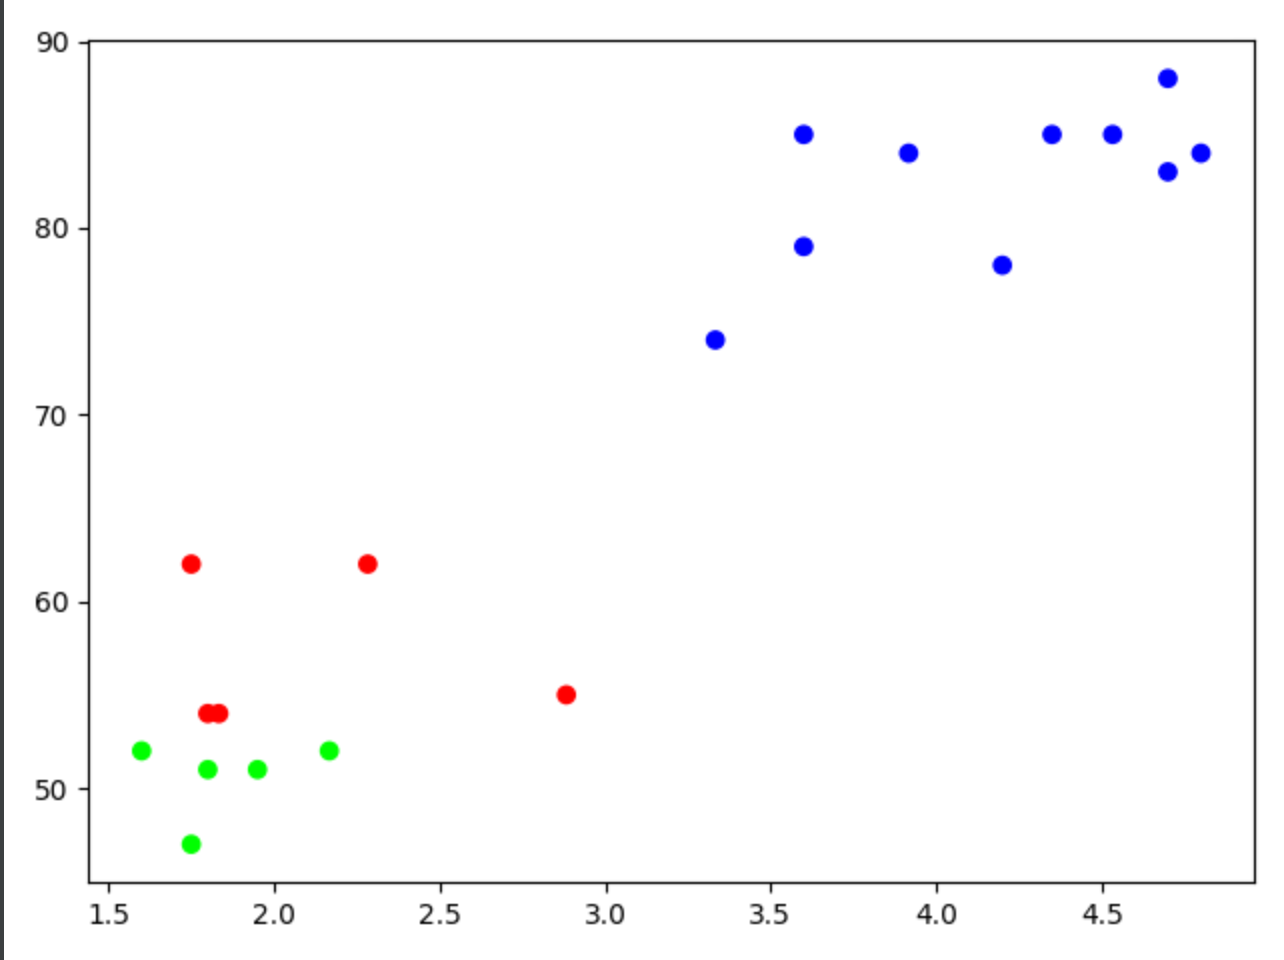

Recreate this plot in Python.
"""
Name: Giang Duong
ID : 014533857
# Chapter 6 Question 5:
"""
import random
import math
import numpy as np
import matplotlib.pyplot as plt

numK = 3 #choice of K, can only be 2 or 3

#hardcoded old faithful data with (duration, wait) in Table 6.6
data =\
   [
   (3.6, 79), (1.8, 54), (2.283, 62), (3.333, 74), (2.883, 55),
   (4.533, 85), (1.95, 51), (1.833, 54), (4.7, 88), (3.6, 85),
   (1.6, 52), (4.35, 85), (3.917, 84), (4.2, 78), (1.75, 62),
   (1.8, 51), (4.7, 83), (2.167, 52), (4.8, 84), (1.75, 47),
   ]  

#initial random centroids
minDuration = min([d[0] for d in data])
maxDuration = max([d[0] for d in data])
minWait = min([d[1] for d in data])
maxWait = max([d[1] for d in data])

if numK == 2:
   centroids =\
   [
   (random.uniform(minDuration, maxDuration), random.uniform(minWait, maxWait)),
   (random.uniform(minDuration, maxDuration), random.uniform(minWait, maxWait)),
   ]
elif numK == 3:
   centroids =\
   [
   (random.uniform(minDuration, maxDuration), random.uniform(minWait, maxWait)),
   (random.uniform(minDuration, maxDuration), random.uniform(minWait, maxWait)),
   (random.uniform(minDuration, maxDuration), random.uniform(minWait, maxWait)),
   ]
else:
   raise Exception("Unsupported K %d" % numK)

def distance(x1, x2):
   return math.sqrt(math.pow((x1[0] - x2[0]), 2) + math.pow((x1[1] - x2[1]), 2))

def getCentroidIdx(centroids, d):
   l = [distance(d, c) for c in centroids]
   return l.index(min(l))

def distortion(centroids, cIdxList, data):
   ret = 0
   for j in range(len(data)):
      d = data[j]
      c = centroids[cIdxList[j]]
      ret += distance(d, c)
   return ret

def centerOfMass(data):
   n = len(data)
   return sum([d[0] for d in data])/n , sum([d[1] for d in data])/n
      
   
def KMeans(centroids, data, thr):
   K = len(centroids)
   cIdxList = []
   for d in data: cIdxList.append(getCentroidIdx(centroids, d))

   prevDistort = None
   curDistort = None 
   while prevDistort == None or curDistort == None or curDistort - prevDistort > thr: 
      prevDistort = curDistort
      
      #re-calcuate the centroids using center of mass
      for j in range(K):
         cluster = []
         for didx in range(len(data)):
            if cIdxList[didx] == j: cluster.append(data[didx]) 
         if len(cluster) != 0: centroids[j] = centerOfMass(cluster)

      #compute the new distortion
      curDistort = distortion(centroids, cIdxList, data) 

   return cIdxList


dataCentroidsIdx = KMeans(centroids, data, 0.1) 

#visualize the clusters
red = (1, 0, 0)
blue = (0, 0, 1)
green = (0, 1, 0)
colors = [red, green, blue]
c = []
for cIdx in dataCentroidsIdx: c.append(colors[cIdx])
plt.scatter([d[0] for d in data], [d[1] for d in data], c=c)
plt.show()
